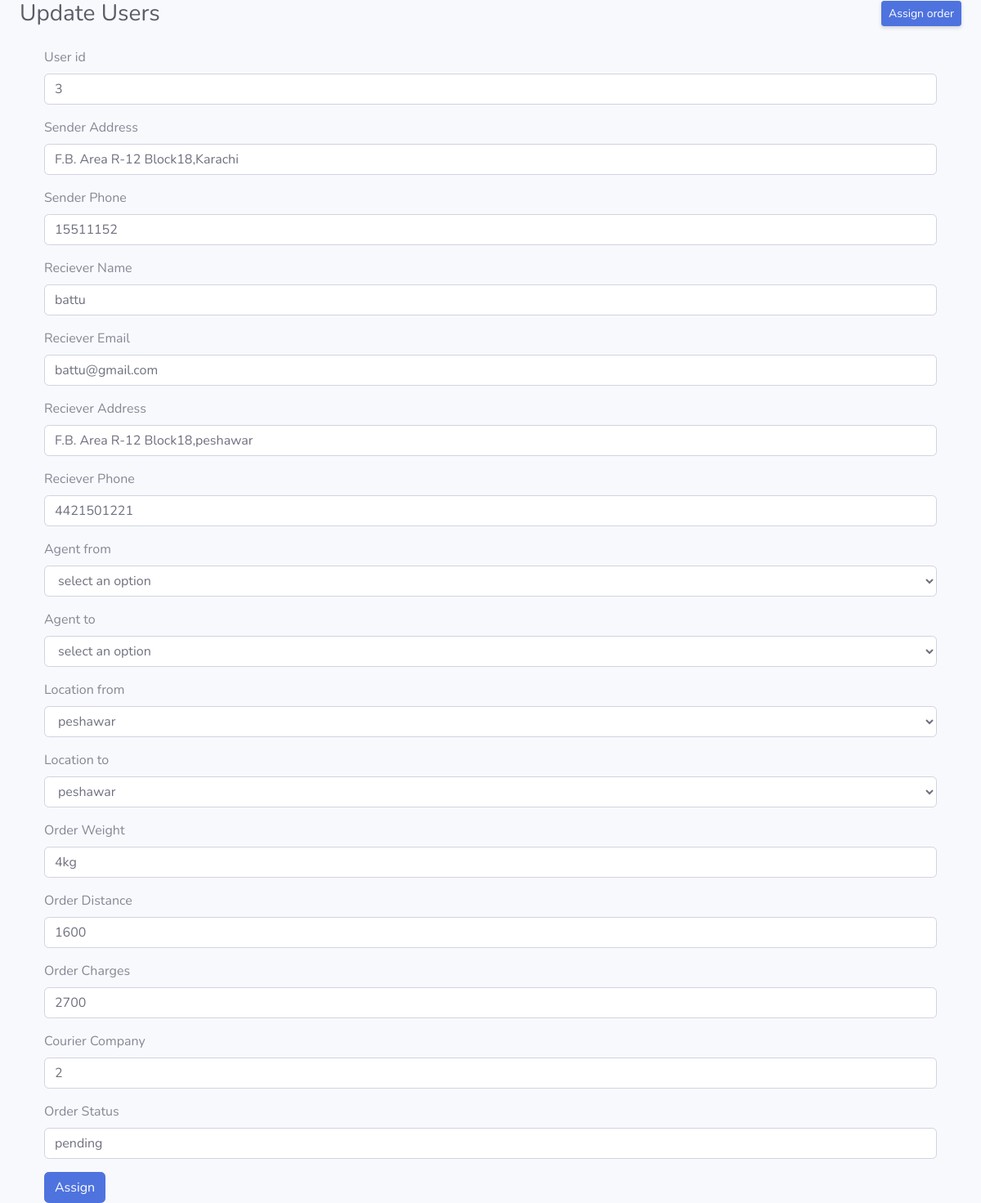
The page /workbymiss.php?id=1 on the database as committed earlier.
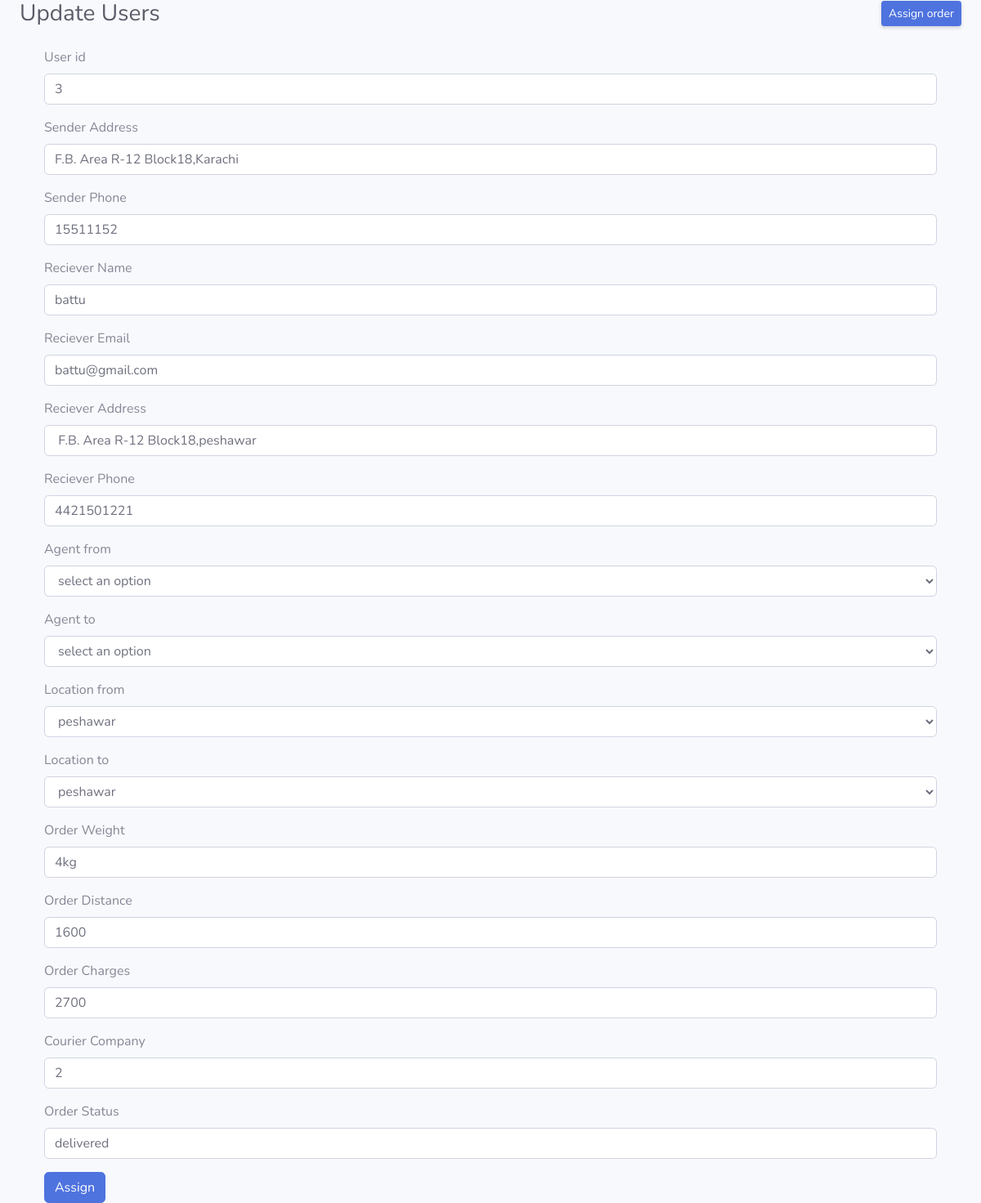
The same page on the database as committed later.
### tables this page shows
CREATE TABLE `tbl_order` (
  `or_id` int(11) NOT NULL,
  `u_id` int(11) NOT NULL,
  `sender_address` varchar(50) NOT NULL,
  `sender_phoneno` int(20) NOT NULL,
  `receiver_name` varchar(50) NOT NULL,
  `receiver_email` varchar(50) NOT NULL,
  `receiver_address` varchar(50) NOT NULL,
  `receiver_phoneno` bigint(20) NOT NULL,
  `agent_from` int(11) DEFAULT NULL,
  `agent_to` int(20) DEFAULT NULL,
  `order_weight` varchar(20) NOT NULL,
  `order_distance` int(20) NOT NULL,
  `status` varchar(50) NOT NULL,
  `locationfrom` int(11) DEFAULT NULL,
  `location_to` int(11) DEFAULT NULL,
  `co_id` int(11) NOT NULL,
  `total_charges` int(11) NOT NULL
);

### workbymiss.php (the view, shortened to what the changed rows need)
<?php
include('connection.php');
$id = $_GET['id'] ;
$fetch_selected_r = "SELECT * FROM `tbl_order` WHERE or_id = $id";
$run_query=mysqli_query($conn,$fetch_selected_r);
$row=mysqli_fetch_array($run_query);
?>
<!DOCTYPE html>
<html lang="en">
<head>
  <link href="vendor/fontawesome-free/css/all.min.css" rel="stylesheet" type="text/css">
  <link href="css/sb-admin-2.min.css" rel="stylesheet">
</head>
<body id="page-top">
  <div id="wrapper">
    <div id="content-wrapper" class="d-flex flex-column">
      <div id="content">
        <div class="container-fluid">
          <div class="d-sm-flex align-items-center justify-content-between mb-4">
            <h1 class="h3 mb-0 text-gray-800">Update Users</h1>
          </div>
        </div>
        <div class="container">
          <form method="POST" enctype="multipart/form-data">
            <div class="mb-3">
              <label class="form-label">User id</label>
              <input type="text" class="form-control" value="<?php echo $row['u_id']; ?>" name="u_id">
            </div>
            <div class="mb-3">
              <label class="form-label">Sender Address</label>
              <input type="text" class="form-control" value="<?php echo $row['sender_address']; ?>"
                name="sender_address1">
            </div>
            <div class="mb-3">
              <label class="form-label">Sender Phone</label>
              <input type="text" class="form-control" value="<?php echo $row['sender_phoneno']; ?>"
                name="sender_phoneno">
            </div>
            <div class="mb-3">
              <label class="form-label">Reciever Name</label>
              <input type="text" class="form-control" value="<?php echo $row['receiver_name']; ?>" name="receiver_name">
            </div>
            <div class="mb-3">
              <label class="form-label">Reciever Email</label>
              <input type="email" class="form-control" value="<?php echo $row['receiver_email']; ?>"
                name="receiver_email">
            </div>
            <div class="mb-3">
              <label class="form-label">Reciever Address</label>
              <input type="text" class="form-control" value="<?php echo $row['receiver_address']; ?>"
                name="receiver_address">
            </div>
            <div class="mb-3">
              <label class="form-label">Reciever Phone</label>
              <input type="text" class="form-control" value="<?php echo $row['receiver_phoneno']; ?>"
                name="receiver_phoneno">
            </div>
            <div class="mb-3">
              <label class="form-label">Order Weight</label>
              <input type="text" class="form-control" value="<?php echo $row['order_weight']; ?>" name="order_weight">
            </div>
            <div class="mb-3">
              <label class="form-label">Order Distance</label>
              <input type="text" class="form-control" value="<?php echo $row['order_distance']; ?>"
                name="order_distance">
            </div>
            <div class="mb-3">
              <label class="form-label">Order Charges</label>
              <input type="text" class="form-control" value="<?php echo $row['total_charges']; ?>" name="order_charges">
            </div>
            <div class="mb-3">
              <label class="form-label">Courier Company</label>
              <input type="text" class="form-control" value="<?php echo $row['co_id']; ?>" name="co_id">
            </div>
            <div class="mb-3">
              <label class="form-label">Order Status</label>
              <input type="text" class="form-control" value="<?php echo $row['status']; ?>" name="order_status">
            </div>
          </form>
        </div>
      </div>
    </div>
  </div>
</body>
</html>

Rows that differ between the two databases and show on the page:
changed tbl_order "F.B. Area R-12 Block18,Karachi": order_status "pending" → "delivered"
